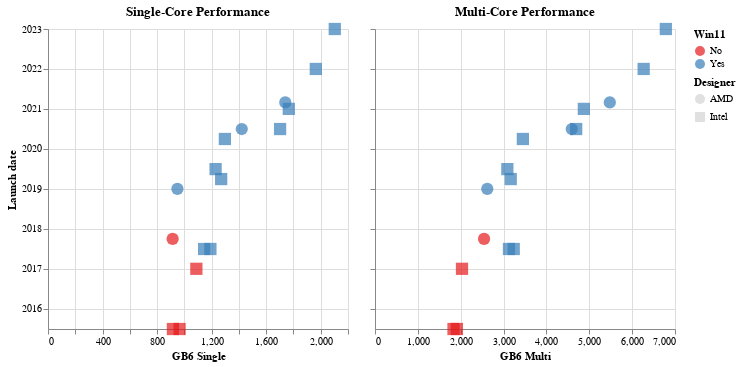

Notebook source saved alongside this figure:
### Code cell
chart_date = alt.Chart(cpus).mark_point(size=150, filled=True, strokeWidth=5).encode(
    y='Launch date',
    tooltip='Name',
    color=color_w11,#'Win11',
    #fillOpacity='Win11',
    shape='Designer',
    #size=size,
).add_params(
    highlight
)

chart_dsingle = chart_date.encode(
    x='GB6 Single',
).properties(
    title='Single-Core Performance'
)
chart_dmulti = chart_date.encode(
    x='GB6 Multi',
    y=alt.Y('Launch date', axis=alt.Axis(labels=False, title='')) # hide y tick labels
).properties(
    title='Multi-Core Performance'
)

(chart_dsingle | chart_dmulti).configure_range(
    category={'scheme': 'set1'}
)

### Figure 1 — Vega-Lite specification as saved in the notebook (floating-point values rounded to 4 significant figures)
{"config": {"view": {"continuousWidth": 300, "continuousHeight": 300}, "range": {"category": {"scheme": "set1"}}}, "hconcat": [{"mark": {"type": "point", "filled": true, "size": 150, "strokeWidth": 5}, "encoding": {"color": {"condition": {"param": "highlight", "empty": true, "field": "Win11"}, "value": "lightgray"}, "shape": {"field": "Designer", "type": "nominal"}, "tooltip": {"field": "Name", "type": "nominal"}, "x": {"field": "GB6 Single", "type": "quantitative"}, "y": {"field": "Launch date", "type": "temporal"}}, "name": "view_37", "title": "Single-Core Performance"}, {"mark": {"type": "point", "filled": true, "size": 150, "strokeWidth": 5}, "encoding": {"color": {"condition": {"param": "highlight", "empty": true, "field": "Win11"}, "value": "lightgray"}, "shape": {"field": "Designer", "type": "nominal"}, "tooltip": {"field": "Name", "type": "nominal"}, "x": {"field": "GB6 Multi", "type": "quantitative"}, "y": {"axis": {"labels": false, "title": ""}, "field": "Launch date", "type": "temporal"}}, "name": "view_38", "title": "Multi-Core Performance"}], "data": {"name": "data-b863ed59668369f07cfcca5c6e0ae8b3"}, "params": [{"name": "highlight", "select": {"type": "point", "on": "pointerover"}, "views": ["view_37", "view_38"]}], "$schema": "https://vega.github.io/schema/vega-lite/v5.20.1.json", "datasets": {"data-b863ed59668369f07cfcca5c6e0ae8b3": [{"Name": "Intel Core i5-6200U", "Launch date": "2015-07-01T00:00:00", "Cores": 2, "Age": 9.7, "Architecture": "Skylake", "GB6 Single": 916.0, "GB6 Multi": 1832.0, "Designer": "Intel", "Win11": "No"}, {"Name": "Intel Core i5-6300U", "Launch date": "2015-07-01T00:00:00", "Cores": 2, "Age": 9.7, "Architecture": "Skylake", "GB6 Single": 965.0, "GB6 Multi": 1910.0, "Designer": "Intel", "Win11": "No"}, {"Name": "Intel Core i5-7300U", "Launch date": "2017-01-01T00:00:00", "Cores": 2, "Age": 8.1, "Architecture": "Kaby Lake", "GB6 Single": 1088.0, "GB6 Multi": 2030.0, "Designer": "Intel", "Win11": "No"}, {"Name": "Intel Core i5-8250U", "Launch date": "2017-07-01T00:00:00", "Cores": 4, "Age": 7.6, "Architecture": "Kaby Lake R", "GB6 Single": 1145.0, "GB6 Multi": 3126.0, "Designer": "Intel", "Win11": "Yes"}, {"Name": "Intel Core i5-8350U", "Launch date": "2017-07-01T00:00:00", "Cores": 4, "Age": 7.6, "Architecture": "Kaby Lake R", "GB6 Single": 1191.0, "GB6 Multi": 3237.0, "Designer": "Intel", "Win11": "Yes"}, {"Name": "Intel Core i5-8365U", "Launch date": "2019-04-01T00:00:00", "Cores": 4, "Age": 5.9, "Architecture": "Whiskey Lake", "GB6 Single": 1270.0, "GB6 Multi": 3167.0, "Designer": "Intel", "Win11": "Yes"}, {"Name": "Intel Core i5-10210U", "Launch date": "2019-07-01T00:00:00", "Cores": 4, "Age": 5.7, "Architecture": "Comet Lake", "GB6 Single": 1229.0, "GB6 Multi": 3088.0, "Designer": "Intel", "Win11": "Yes"}, {"Name": "Intel Core i5-10310U", "Launch date": "2020-04-01T00:00:00", "Cores": 4, "Age": 4.9, "Architecture": "Comet Lake", "GB6 Single": 1297.0, "GB6 Multi": 3450.0, "Designer": "Intel", "Win11": "Yes"}, {"Name": "Intel Core i5-1135G7", "Launch date": "2020-07-01T00:00:00", "Cores": 4, "Age": 4.6, "Architecture": "Tiger Lake", "GB6 Single": 1702.0, "GB6 Multi": 4694.0, "Designer": "Intel", "Win11": "Yes"}, {"Name": "Intel Core i5-1145G7", "Launch date": "2021-01-01T00:00:00", "Cores": 4, "Age": 4.1, "Architecture": "Tiger Lake", "GB6 Single": 1766.0, "GB6 Multi": 4873.0, "Designer": "Intel", "Win11": "Yes"}, {"Name": "Intel Core i5-1245U", "Launch date": "2022-01-01T00:00:00", "Cores": 10, "Age": 3.1, "Architecture": "Alder Lake", "GB6 Single": 1964.0, "GB6 Multi": 6269.0, "Designer": "Intel", "Win11": "Yes"}, {"Name": "Intel Core i5-1335U", "Launch date": "2023-01-01T00:00:00", "Cores": 10, "Age": 2.1, "Architecture": "Raptor Lake", "GB6 Single": 2103.0, "GB6 Multi": 6786.0, "Designer": "Intel", "Win11": "Yes"}, {"Name": "AMD Ryzen 7 PRO 2700U", "Launch date": "2017-10-01T00:00:00", "Cores": 4, "Age": 7.4, "Architecture": "Raven Ridge", "GB6 Single": 914.0, "GB6 Multi": 2545.0, "Designer": "AMD", "Win11": "No"}, {"Name": "AMD Ryzen 5 PRO 3500U", "Launch date": "2019-01-01T00:00:00", "Cores": 4, "Age": 6.1, "Architecture": "Picasso", "GB6 Single": 949.0, "GB6 Multi": 2620.0, "Designer": "AMD", "Win11": "Yes"}, {"Name": "AMD Ryzen 5 PRO 4650U", "Launch date": "2020-07-01T00:00:00", "Cores": 6, "Age": 4.6, "Architecture": "Renoir", "GB6 Single": 1421.0, "GB6 Multi": 4591.0, "Designer": "AMD", "Win11": "Yes"}, {"Name": "AMD Ryzen 5 PRO 5650U", "Launch date": "2021-03-01T00:00:00", "Cores": 6, "Age": 4.0, "Architecture": "Cezanne", "GB6 Single": 1740.0, "GB6 Multi": 5479.0, "Designer": "AMD", "Win11": "Yes"}]}}
